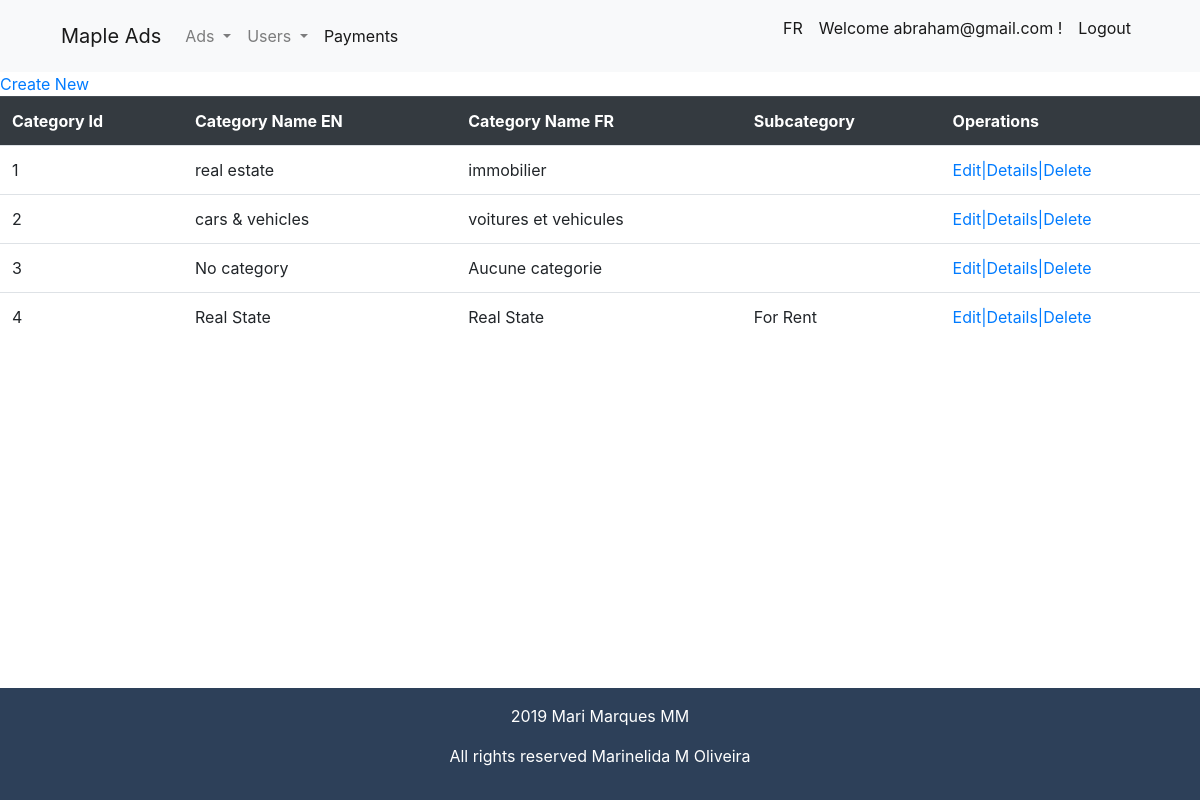
Screenshot of /Views/Category/retrive.php (signed in) with the database file from the repository.
### tables this page shows
CREATE TABLE `category` (
  `categoryId` int(11) NOT NULL,
  `categoryName_EN` varchar(30) NOT NULL,
  `categoryName_FR` varchar(30) NOT NULL,
  `Subcategories` set('All in Real Estate','For Rent','For Sale','Real Estate Services','All in Cars & Vehicles','Classic Cars','No Subcategory') NOT NULL
);

### Views/Category/retrive.php (the view)
<?php
include $_SERVER['DOCUMENT_ROOT'].'/FinalProject/Views/Partials/header.php';
require_once  $_SERVER['DOCUMENT_ROOT'].'/FinalProject/dbConfig.php';
require_once $_SERVER['DOCUMENT_ROOT'].'/FinalProject/Models/Category.class.php';
try {
    $connection = new PDO("mysql:host=$hostname;dbname=$dbname",$username,"$password");
    $cat = new Category();
    $result = $cat->getAllCategories($connection);
} catch (Exception $pdoEx) {
    echo $pdoEx->getMessage();
}
echo Category::getHeader();
foreach ($result as $oneRow){
     $str = "<tr><td>".$oneRow->getCategoryId()."</td><td>".$oneRow->getCategoryName_EN()."</td>";
     $str = "$str<td>".$oneRow->getCategoryName_FR()."</td><td>".$oneRow->getSubcategories()."</td>";
     $str = "$str<td><a href='http://localhost/FinalProject/Views/Category/update.php'>Edit<span>|</span></a><a href='#'>Details<span>|</span></a><a href='http://localhost/FinalProject/Views/Category/delete.php'>Delete</a></td></tr>";
     echo $str;
}
echo Category::getFooter();
include $_SERVER['DOCUMENT_ROOT'].'/FinalProject/Views/Partials/footer.php';
?>

### Style/main.css (style rules this page uses)
html { height: 100%; box-sizing: border-box; }
body { position: relative; margin: 0; padding-bottom: 6rem; min-height: 100%; }

### rows the page displays
category: categoryId "1", categoryName_EN "real estate", categoryName_FR "immobilier"
category: categoryId "2", categoryName_EN "cars & vehicles", categoryName_FR "voitures et vehicules"
category: categoryId "3", categoryName_EN "No category", categoryName_FR "Aucune categorie"
category: categoryId "4", categoryName_EN "Real State", categoryName_FR "Real State", Subcategories "For Rent"

### other values shown
$_SESSION['email'] "abraham@gmail.com"
